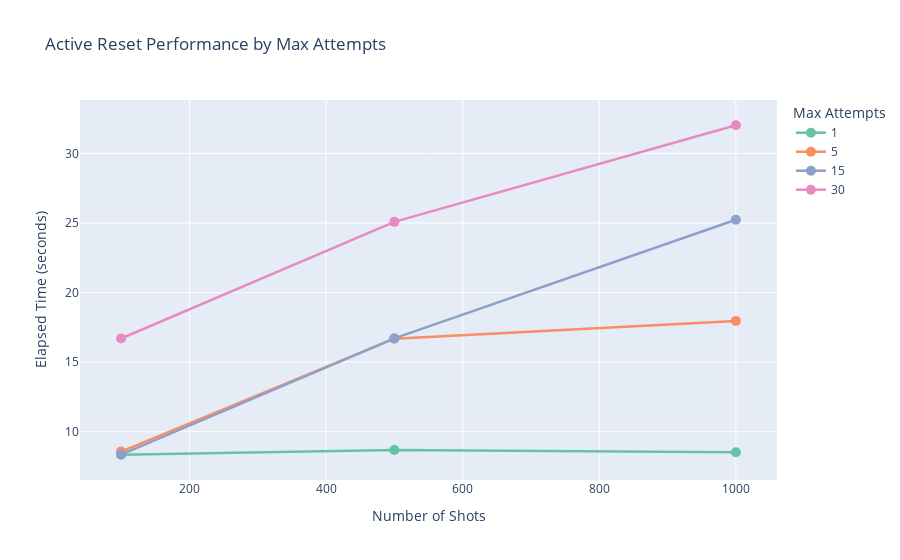

The code cell stored with this chart in its notebook:
### Code cell
# 2. Seaborn/Matplotlib 버전
plt.figure(figsize=(12, 7))

# 색상 팔레트 설정
palette = sns.color_palette("husl", n_colors=len(df_plot['reset_label'].unique()))

# 각 reset type별로 라인 플롯
for i, reset_type in enumerate(df_plot['reset_label'].unique()):
    df_subset = df_plot[df_plot['reset_label'] == reset_type]
    plt.plot(df_subset['num_of_shots'], 
             df_subset['elapsed_time_avg'], 
             marker='o', 
             markersize=8,
             linewidth=2,
             label=reset_type,
             color=palette[i])

plt.xlabel('Number of Shots', fontsize=12)
plt.ylabel('Elapsed Time (seconds)', fontsize=12)
plt.title('Reset Type Performance Analysis', fontsize=14, fontweight='bold')
plt.legend(title='Reset Type', loc='upper left', frameon=True, fancybox=True, shadow=True)
plt.grid(True, alpha=0.3, linestyle='--')
plt.xticks([100, 500, 1000])

# y축 범위 조정 (선택사항)
plt.ylim(bottom=0)

plt.tight_layout()
plt.show()

# 3. 추가 분석: 각 max_attempts별 성능 비교 (active reset만)
df_active = df[df['reset'] == 'active'].copy()
df_active['max_attempts'] = df_active['max_attempts'].astype(str)

# Plotly 인터랙티브 차트
fig_interactive = px.line(df_active, 
                          x='num_of_shots', 
                          y='elapsed_time_avg',
                          color='max_attempts',
                          markers=True,
                          title='Active Reset Performance by Max Attempts',
                          labels={'elapsed_time_avg': 'Elapsed Time (seconds)',
                                 'num_of_shots': 'Number of Shots',
                                 'max_attempts': 'Max Attempts'},
                          color_discrete_sequence=px.colors.qualitative.Set2)

fig_interactive.update_traces(marker=dict(size=10), line=dict(width=2.5))
fig_interactive.update_layout(hovermode='x unified')
fig_interactive.show()

# 4. 성능 요약 통계
print("\n=== 성능 요약 통계 ===")
summary = df.groupby(['reset', 'max_attempts'])['elapsed_time_avg'].agg(['mean', 'std', 'min', 'max'])
print(summary)

### Figure 1 — Plotly figure (JSON) as saved in the notebook; plotly's stock layout.template omitted (floating-point values rounded to 4 significant figures)
{"data": [{"hovertemplate": "Max Attempts=1<br>Number of Shots=%{x}<br>Elapsed Time (seconds)=%{y}<extra></extra>", "legendgroup": "1", "line": {"color": "rgb(102,194,165)", "dash": "solid", "width": 2.5}, "marker": {"size": 10, "symbol": "circle"}, "mode": "lines+markers", "name": "1", "orientation": "v", "showlegend": true, "type": "scatter", "x": [100, 500, 1000], "xaxis": "x", "y": [8.35, 8.69, 8.53], "yaxis": "y"}, {"hovertemplate": "Max Attempts=5<br>Number of Shots=%{x}<br>Elapsed Time (seconds)=%{y}<extra></extra>", "legendgroup": "5", "line": {"color": "rgb(252,141,98)", "dash": "solid", "width": 2.5}, "marker": {"size": 10, "symbol": "circle"}, "mode": "lines+markers", "name": "5", "orientation": "v", "showlegend": true, "type": "scatter", "x": [100, 500, 1000], "xaxis": "x", "y": [8.58, 16.69, 17.96], "yaxis": "y"}, {"hovertemplate": "Max Attempts=15<br>Number of Shots=%{x}<br>Elapsed Time (seconds)=%{y}<extra></extra>", "legendgroup": "15", "line": {"color": "rgb(141,160,203)", "dash": "solid", "width": 2.5}, "marker": {"size": 10, "symbol": "circle"}, "mode": "lines+markers", "name": "15", "orientation": "v", "showlegend": true, "type": "scatter", "x": [100, 500, 1000], "xaxis": "x", "y": [8.365, 16.71, 25.23], "yaxis": "y"}, {"hovertemplate": "Max Attempts=30<br>Number of Shots=%{x}<br>Elapsed Time (seconds)=%{y}<extra></extra>", "legendgroup": "30", "line": {"color": "rgb(231,138,195)", "dash": "solid", "width": 2.5}, "marker": {"size": 10, "symbol": "circle"}, "mode": "lines+markers", "name": "30", "orientation": "v", "showlegend": true, "type": "scatter", "x": [100, 500, 1000], "xaxis": "x", "y": [16.7, 25.08, 32.02], "yaxis": "y"}], "layout": {"hovermode": "x unified", "legend": {"title": {"text": "Max Attempts"}, "tracegroupgap": 0}, "title": {"text": "Active Reset Performance by Max Attempts"}, "xaxis": {"anchor": "y", "domain": [0, 1], "title": {"text": "Number of Shots"}}, "yaxis": {"anchor": "x", "domain": [0, 1], "title": {"text": "Elapsed Time (seconds)"}}}}
